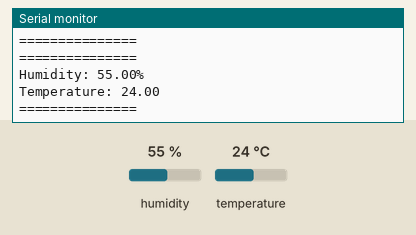
This sketch was run on a simulated Arduino Uno, built with avr-gcc and run on an emulated ATmega328P. Shown: the last lines printed to the serial monitor. Inputs (shaded band) come from the test bench; at power-on: humidity 55 %, temperature 24 °C.

Above: at 6.8 s.
6.9 s: humidity set to 22 %
At 10.4 s:
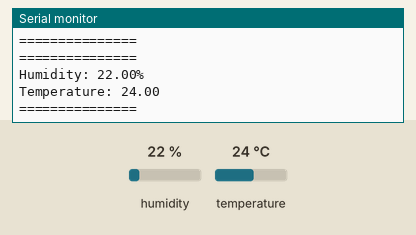
11.4 s: temperature set to 12 °C
At 12.9 s:
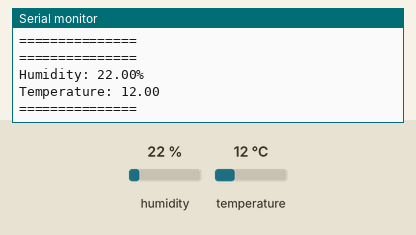
15.9 s: humidity set to 40 %
At 19.2 s:
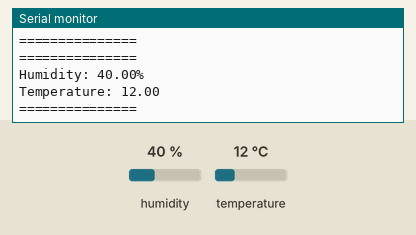
Timing chart, 0 to 20.7 s (numbered marks = the images above; inputs shaded):
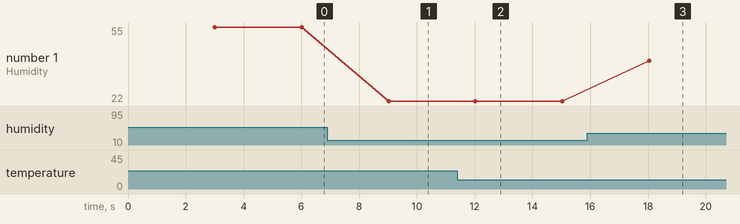

The sketch:

sensor_dht22.ino
```cpp
#include "DHT.h"

#define DHTPIN 4
#define DHTTYPE DHT22

DHT dht(DHTPIN, DHTTYPE);
void setup() {
  dht.begin();
  Serial.begin(115200);

}

void loop() {
  delay(3000);
  float h = dht.readHumidity();
  float t = dht.readTemperature();

  if(isnan(h) || isnan(t)) {
    Serial.println("Failed operation!");
    return;
  }

  Serial.println("===============");
  Serial.print("Humidity: ");
  Serial.print(h);
  Serial.println("%\t");
  Serial.print("Temperature: ");
  Serial.println(t);
  Serial.println("===============");

}
```

Measured:
- after the input at 6.9 s, the serial monitor: prints a new line after 2.1 s (image 1)
- after the input at 11.4 s, the serial monitor: prints a new line after 0.63 s (image 2)
- after the input at 15.9 s, the serial monitor: prints a new line after 2.1 s (image 3)
- plotted number 1: 55 → 22 after the input at 6.9 s, 22 → 40 after the input at 15.9 s
